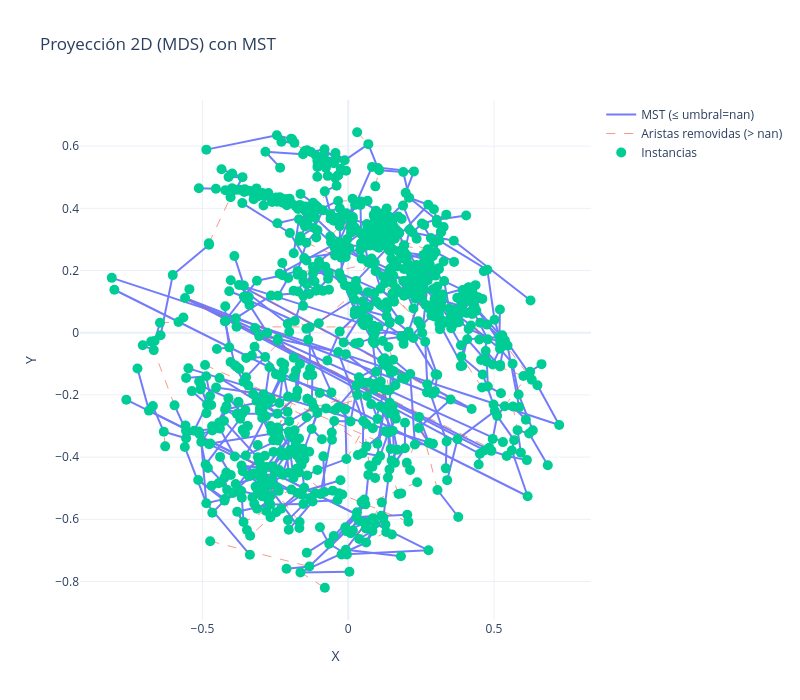

The notebook cell saved with this chart:
### Code cell
#MDS
random_state = 42
mds = MDS(n_components=2, dissimilarity='precomputed', random_state=random_state)
coords = mds.fit_transform(D)  # shape (n, 2)

#
def xy_from_edges(edges):
    xs, ys = [], []
    for i, j in edges:
        xs.extend([coords[i, 0], coords[j, 0], None])
        ys.extend([coords[i, 1], coords[j, 1], None])
    return xs, ys

x_kept, y_kept = xy_from_edges(edges_kept)
x_removed, y_removed = xy_from_edges(edges_removed)

# 7) Fig de Plotly
fig = go.Figure()

# Líneas del MST conservadas
fig.add_trace(go.Scatter(
    x=x_kept, y=y_kept,
    mode="lines",
    line=dict(width=2),
    opacity=0.9,
    name=f"MST (≤ umbral={umbral:.4g})"
))

show_removed = True
# Líneas removidas (opcional)
if show_removed and len(edges_removed) > 0:
    fig.add_trace(go.Scatter(
        x=x_removed, y=y_removed,
        mode="lines",
        line=dict(width=1, dash="dash"),
        opacity=0.6,
        name=f"Aristas removidas (> {umbral:.4g})"
    ))

# Puntos (instancias)
fig.add_trace(go.Scatter(
    x=coords[:, 0], y=coords[:, 1],
    mode="markers",
    marker=dict(size=10),
    text=labels,
    hovertemplate="<b>%{text}</b><br>X=%{x:.3f}<br>Y=%{y:.3f}<extra></extra>",
    name="Instancias"
))

fig.update_layout(
    title="Proyección 2D (MDS) con MST",
    xaxis_title="X",
    yaxis_title="Y",
    width=800,
    height=700,
    template="plotly_white",
    legend=dict(bgcolor="rgba(255,255,255,0.7)")
)

fig.show()

### Figure 1 — Plotly figure (JSON) as saved in the notebook; plotly's stock layout.template omitted (floating-point values rounded to 4 significant figures; data arrays with more than 128 entries replaced by an {"elided": "..."} marker saying what was removed)
{"data": [{"line": {"width": 2}, "mode": "lines", "name": "MST (≤ umbral=nan)", "opacity": 0.9, "type": "scatter", "x": {"elided": "2496 float values"}, "y": {"elided": "2496 float values"}}, {"line": {"dash": "dash", "width": 1}, "mode": "lines", "name": "Aristas removidas (> nan)", "opacity": 0.6, "type": "scatter", "x": {"elided": "501 float values"}, "y": {"elided": "501 float values"}}, {"hovertemplate": "<b>%{text}</b><br>X=%{x:.3f}<br>Y=%{y:.3f}<extra></extra>", "marker": {"size": 10}, "mode": "markers", "name": "Instancias", "text": {"elided": "1000 str values"}, "type": "scatter", "x": {"elided": "1000 float values"}, "y": {"elided": "1000 float values"}}], "layout": {"height": 700, "legend": {"bgcolor": "rgba(255,255,255,0.7)"}, "title": {"text": "Proyección 2D (MDS) con MST"}, "width": 800, "xaxis": {"title": {"text": "X"}}, "yaxis": {"title": {"text": "Y"}}}}
